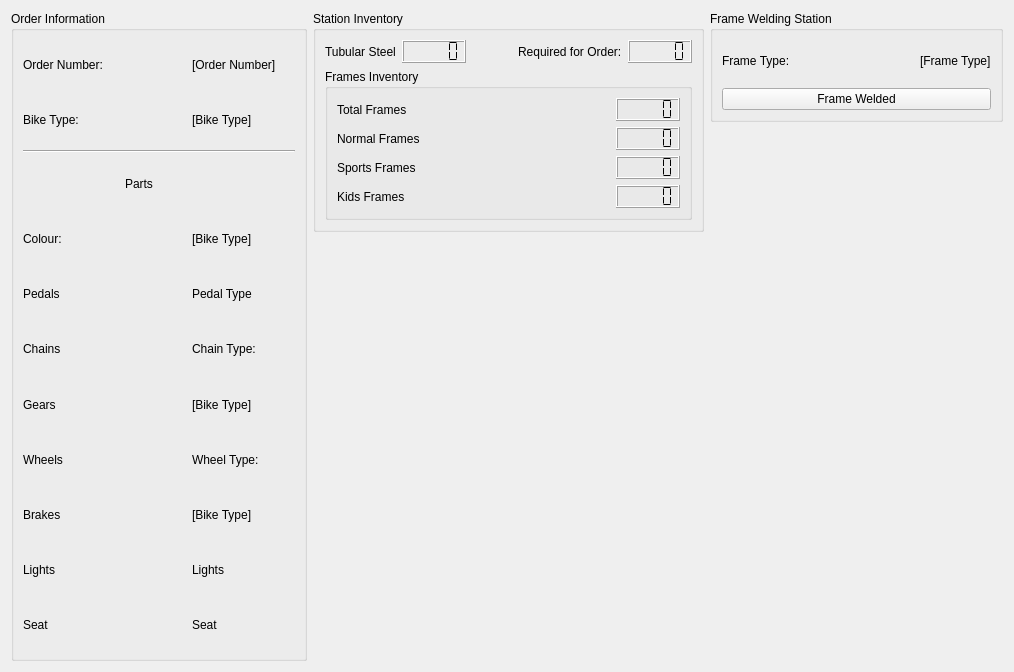
      <widget class="QWidget" name="FrameStation">
       <attribute name="title">
        <string>Frames</string>
       </attribute>
       <layout class="QGridLayout" name="gridLayout_16">
        <item row="0" column="0" rowspan="3">
         <widget class="QGroupBox" name="GroupBoxOrder">
          <property name="minimumSize">
           <size>
            <width>281</width>
            <height>385</height>
           </size>
          </property>
          <property name="title">
           <string>Order Information</string>
          </property>
          <property name="flat">
           <bool>false</bool>
          </property>
          <property name="checkable">
           <bool>false</bool>
          </property>
          <layout class="QGridLayout" name="gridLayout">
           <item row="11" column="2">
            <widget class="QLabel" name="LightsType">
             <property name="text">
              <string>Lights</string>
             </property>
            </widget>
           </item>
           <item row="4" column="2">
            <widget class="QLabel" name="Colour">
             <property name="text">
              <string>[Bike Type]</string>
             </property>
            </widget>
           </item>
           <item row="8" column="2">
            <widget class="QLabel" name="GearType">
             <property name="text">
              <string>[Bike Type]</string>
             </property>
            </widget>
           </item>
           <item row="10" column="2">
            <widget class="QLabel" name="BrakesType">
             <property name="text">
              <string>[Bike Type]</string>
             </property>
            </widget>
           </item>
           <item row="12" column="0">
            <widget class="QLabel" name="SeatLabel">
             <property name="text">
              <string>Seat</string>
             </property>
            </widget>
           </item>
           <item row="7" column="0">
            <widget class="QLabel" name="ChainLabel">
             <property name="text">
              <string>Chains</string>
             </property>
            </widget>
           </item>
           <item row="4" column="1">
            <spacer name="horizontalSpacer_13">
             <property name="orientation">
              <enum>Qt::Orientation::Horizontal</enum>
             </property>
             <property name="sizeHint" stdset="0">
              <size>
               <width>61</width>
               <height>20</height>
              </size>
             </property>
            </spacer>
           </item>
           <item row="3" column="0">
            <spacer name="horizontalSpacer_22">
             <property name="orientation">
              <enum>Qt::Orientation::Horizontal</enum>
             </property>
             <property name="sizeHint" stdset="0">
              <size>
               <width>96</width>
               <height>20</height>
              </size>
             </property>
            </spacer>
           </item>
           <item row="7" column="1">
            <spacer name="horizontalSpacer_16">
             <property name="orientation">
              <enum>Qt::Orientation::Horizontal</enum>
             </property>
             <property name="sizeHint" stdset="0">
              <size>
               <width>40</width>
               <height>20</height>
              </size>
             </property>
            </spacer>
           </item>
           <item row="1" column="1">
            <spacer name="horizontalSpacer_8">
             <property name="orientation">
              <enum>Qt::Orientation::Horizontal</enum>
             </property>
             <property name="sizeHint" stdset="0">
              <size>
               <width>35</width>
               <height>20</height>
              </size>
             </property>
            </spacer>
           </item>
           <item row="5" column="0">
            <widget class="QLabel" name="PedalLabel">
             <property name="text">
              <string>Pedals</string>
             </property>
            </widget>
           </item>
           <item row="5" column="1">
            <spacer name="horizontalSpacer_14">
             <property name="orientation">
              <enum>Qt::Orientation::Horizontal</enum>
             </property>
             <property name="sizeHint" stdset="0">
              <size>
               <width>61</width>
               <height>20</height>
              </size>
             </property>
            </spacer>
           </item>
           <item row="10" column="0">
            <widget class="QLabel" name="BrakesLabel">
             <property name="text">
              <string>Brakes</string>
             </property>
            </widget>
           </item>
           <item row="1" column="0">
            <widget class="QLabel" name="BikeTypeLabel">
             <property name="text">
              <string>Bike Type:</string>
             </property>
            </widget>
           </item>
           <item row="4" column="0">
            <widget class="QLabel" name="ColourLabel">
             <property name="text">
              <string>Colour:</string>
             </property>
            </widget>
           </item>
           <item row="1" column="2">
            <widget class="QLabel" name="BikeType">
             <property name="text">
              <string>[Bike Type]</string>
             </property>
            </widget>
           </item>
           <item row="11" column="1">
            <spacer name="horizontalSpacer_19">
             <property name="orientation">
              <enum>Qt::Orientation::Horizontal</enum>
             </property>
             <property name="sizeHint" stdset="0">
              <size>
               <width>61</width>
               <height>20</height>
              </size>
             </property>
            </spacer>
           </item>
           <item row="12" column="2">
            <widget class="QLabel" name="SeatType">
             <property name="text">
              <string>Seat</string>
             </property>
            </widget>
           </item>
           <item row="2" column="0" colspan="3">
            <widget class="Line" name="line">
             <property name="orientation">
              <enum>Qt::Orientation::Horizontal</enum>
             </property>
            </widget>
           </item>
           <item row="7" column="2">
            <widget class="QLabel" name="ChainType">
             <property name="text">
              <string>Chain Type:</string>
             </property>
            </widget>
           </item>
           <item row="10" column="1">
            <spacer name="horizontalSpacer_18">
             <property name="orientation">
              <enum>Qt::Orientation::Horizontal</enum>
             </property>
             <property name="sizeHint" stdset="0">
              <size>
               <width>61</width>
               <height>20</height>
              </size>
             </property>
            </spacer>
           </item>
           <item row="0" column="1">
            <spacer name="horizontalSpacer_7">
             <property name="orientation">
              <enum>Qt::Orientation::Horizontal</enum>
             </property>
             <property name="sizeHint" stdset="0">
              <size>
               <width>35</width>
               <height>20</height>
              </size>
             </property>
            </spacer>
           </item>
           <item row="0" column="0">
            <widget class="QLabel" name="OrderNumberLabel">
             <property name="text">
              <string>Order Number:</string>
             </property>
            </widget>
           </item>
           <item row="8" column="0">
            <widget class="QLabel" name="GearsLabel">
             <property name="text">
              <string>Gears</string>
             </property>
            </widget>
           </item>
           <item row="11" column="0">
            <widget class="QLabel" name="LightsLabel">
             <property name="text">
              <string>Lights</string>
             </property>
            </widget>
           </item>
           <item row="12" column="1">
            <spacer name="horizontalSpacer_20">
             <property name="orientation">
              <enum>Qt::Orientation::Horizontal</enum>
             </property>
             <property name="sizeHint" stdset="0">
              <size>
               <width>40</width>
               <height>20</height>
              </size>
             </property>
            </spacer>
           </item>
           <item row="5" column="2">
            <widget class="QLabel" name="PedalType">
             <property name="text">
              <string>Pedal Type</string>
             </property>
            </widget>
           </item>
           <item row="0" column="2">
            <widget class="QLabel" name="OrderNumber">
             <property name="text">
              <string>[Order Number]</string>
             </property>
            </widget>
           </item>
           <item row="3" column="2">
            <spacer name="horizontalSpacer_21">
             <property name="orientation">
              <enum>Qt::Orientation::Horizontal</enum>
             </property>
             <property name="sizeHint" stdset="0">
              <size>
               <width>103</width>
               <height>20</height>
              </size>
             </property>
            </spacer>
           </item>
           <item row="8" column="1">
            <spacer name="horizontalSpacer_17">
             <property name="orientation">
              <enum>Qt::Orientation::Horizontal</enum>
             </property>
             <property name="sizeHint" stdset="0">
              <size>
               <width>61</width>
               <height>20</height>
              </size>
             </property>
            </spacer>
           </item>
           <item row="3" column="1">
            <widget class="QLabel" name="PartsLabel">
             <property name="text">
              <string>Parts</string>
             </property>
             <property name="scaledContents">
              <bool>false</bool>
             </property>
             <property name="wordWrap">
              <bool>false</bool>
             </property>
            </widget>
           </item>
           <item row="9" column="0">
            <widget class="QLabel" name="WheelsLabel">
             <property name="text">
              <string>Wheels</string>
             </property>
            </widget>
           </item>
           <item row="9" column="2">
            <widget class="QLabel" name="WheelType">
             <property name="text">
              <string>Wheel Type:</string>
             </property>
            </widget>
           </item>
           <item row="9" column="1">
            <spacer name="horizontalSpacer_15">
             <property name="orientation">
              <enum>Qt::Orientation::Horizontal</enum>
             </property>
             <property name="sizeHint" stdset="0">
              <size>
               <width>61</width>
               <height>20</height>
              </size>
             </property>
            </spacer>
           </item>
          </layout>
         </widget>
        </item>
        <item row="0" column="1" rowspan="2">
         <widget class="QGroupBox" name="FrameStationInventoryBox">
          <property name="title">
           <string>Station Inventory</string>
          </property>
          <layout class="QGridLayout" name="gridLayout_14">
           <item row="0" column="0">
            <widget class="QLabel" name="FrameStationInventoryTubularSteelLabel">
             <property name="text">
              <string>Tubular Steel</string>
             </property>
            </widget>
           </item>
           <item row="0" column="1">
            <widget class="QLCDNumber" name="FrameStationInventoryTubularSteelCount">
             <property name="segmentStyle">
              <enum>QLCDNumber::SegmentStyle::Flat</enum>
             </property>
            </widget>
           </item>
           <item row="0" column="2">
            <spacer name="horizontalSpacer_45">
             <property name="orientation">
              <enum>Qt::Orientation::Horizontal</enum>
             </property>
             <property name="sizeHint" stdset="0">
              <size>
               <width>40</width>
               <height>20</height>
              </size>
             </property>
            </spacer>
           </item>
           <item row="0" column="3">
            <widget class="QLabel" name="FrameStationInventoryRequiredTubularSteelLabel">
             <property name="text">
              <string>Required for Order:</string>
             </property>
            </widget>
           </item>
           <item row="0" column="4">
            <widget class="QLCDNumber" name="FrameStationInventoryRequiredTubularSteelCount">
             <property name="segmentStyle">
              <enum>QLCDNumber::SegmentStyle::Flat</enum>
             </property>
            </widget>
           </item>
           <item row="1" column="0" colspan="5">
            <widget class="QGroupBox" name="FrameStationFrameInventoryBox">
             <property name="title">
              <string>Frames Inventory</string>
             </property>
             <layout class="QGridLayout" name="gridLayout_55">
              <item row="0" column="0">
               <widget class="QLabel" name="FrameStationTotalFrameLabel">
                <property name="text">
                 <string>Total Frames</string>
                </property>
               </widget>
              </item>
              <item row="0" column="1">
               <spacer name="horizontalSpacer_23">
                <property name="orientation">
                 <enum>Qt::Orientation::Horizontal</enum>
                </property>
                <property name="sizeHint" stdset="0">
                 <size>
                  <width>37</width>
                  <height>20</height>
                 </size>
                </property>
               </spacer>
              </item>
              <item row="0" column="2">
               <widget class="QLCDNumber" name="FrameStationTotalFrameCount">
                <property name="segmentStyle">
                 <enum>QLCDNumber::SegmentStyle::Flat</enum>
                </property>
               </widget>
              </item>
              <item row="1" column="0">
               <widget class="QLabel" name="FrameStationNormalFrameLabel">
                <property name="text">
                 <string>Normal Frames</string>
                </property>
               </widget>
              </item>
              <item row="1" column="1">
               <spacer name="horizontalSpacer_24">
                <property name="orientation">
                 <enum>Qt::Orientation::Horizontal</enum>
                </property>
                <property name="sizeHint" stdset="0">
                 <size>
                  <width>40</width>
                  <height>20</height>
                 </size>
                </property>
               </spacer>
              </item>
              <item row="1" column="2">
               <widget class="QLCDNumber" name="FrameStationNormalFrameCount">
                <property name="segmentStyle">
                 <enum>QLCDNumber::SegmentStyle::Flat</enum>
                </property>
               </widget>
              </item>
              <item row="2" column="0">
               <widget class="QLabel" name="FrameStationSportsFrameLabel">
                <property name="text">
                 <string>Sports Frames</string>
                </property>
               </widget>
              </item>
              <item row="2" column="1">
               <spacer name="horizontalSpacer_25">
                <property name="orientation">
                 <enum>Qt::Orientation::Horizontal</enum>
                </property>
                <property name="sizeHint" stdset="0">
                 <size>
                  <width>40</width>
                  <height>20</height>
                 </size>
                </property>
               </spacer>
              </item>
              <item row="2" column="2">
               <widget class="QLCDNumber" name="FrameStationSportsFrameCount">
                <property name="segmentStyle">
                 <enum>QLCDNumber::SegmentStyle::Flat</enum>
                </property>
               </widget>
              </item>
              <item row="3" column="0">
               <widget class="QLabel" name="FrameStationKidsFrameLabel">
                <property name="text">
                 <string>Kids Frames</string>
                </property>
               </widget>
              </item>
              <item row="3" column="1">
               <spacer name="horizontalSpacer_26">
                <property name="orientation">
                 <enum>Qt::Orientation::Horizontal</enum>
                </property>
                <property name="sizeHint" stdset="0">
                 <size>
                  <width>20</width>
                  <height>20</height>
                 </size>
                </property>
               </spacer>
              </item>
              <item row="3" column="2">
               <widget class="QLCDNumber" name="FrameStationKidsFrameCount">
                <property name="segmentStyle">
                 <enum>QLCDNumber::SegmentStyle::Flat</enum>
                </property>
               </widget>
              </item>
             </layout>
            </widget>
           </item>
          </layout>
         </widget>
        </item>
        <item row="0" column="2">
         <widget class="QGroupBox" name="FrameWeldingStation">
          <property name="title">
           <string>Frame Welding Station</string>
          </property>
          <layout class="QGridLayout" name="gridLayout_2">
           <item row="0" column="0">
            <widget class="QLabel" name="FrameWeldingStationLabel">
             <property name="text">
              <string>Frame Type:</string>
             </property>
            </widget>
           </item>
           <item row="0" column="1">
            <spacer name="horizontalSpacer_102">
             <property name="orientation">
              <enum>Qt::Orientation::Horizontal</enum>
             </property>
             <property name="sizeHint" stdset="0">
              <size>
               <width>118</width>
               <height>17</height>
              </size>
             </property>
            </spacer>
           </item>
           <item row="0" column="2">
            <widget class="QLabel" name="FrameWeldingStationType">
             <property name="text">
              <string>[Frame Type]</string>
             </property>
            </widget>
           </item>
           <item row="1" column="0" colspan="3">
            <widget class="QPushButton" name="FrameWeldingStationButton">
             <property name="text">
              <string>Frame Welded</string>
             </property>
            </widget>
           </item>
          </layout>
         </widget>
        </item>
        <item row="1" column="2" rowspan="2">
         <spacer name="verticalSpacer_6">
          <property name="orientation">
           <enum>Qt::Orientation::Vertical</enum>
          </property>
          <property name="sizeHint" stdset="0">
           <size>
            <width>20</width>
            <height>429</height>
           </size>
          </property>
         </spacer>
        </item>
        <item row="2" column="1">
         <spacer name="verticalSpacer_5">
          <property name="orientation">
           <enum>Qt::Orientation::Vertical</enum>
          </property>
          <property name="sizeHint" stdset="0">
           <size>
            <width>20</width>
            <height>429</height>
           </size>
          </property>
         </spacer>
        </item>
       </layout>
      </widget>
